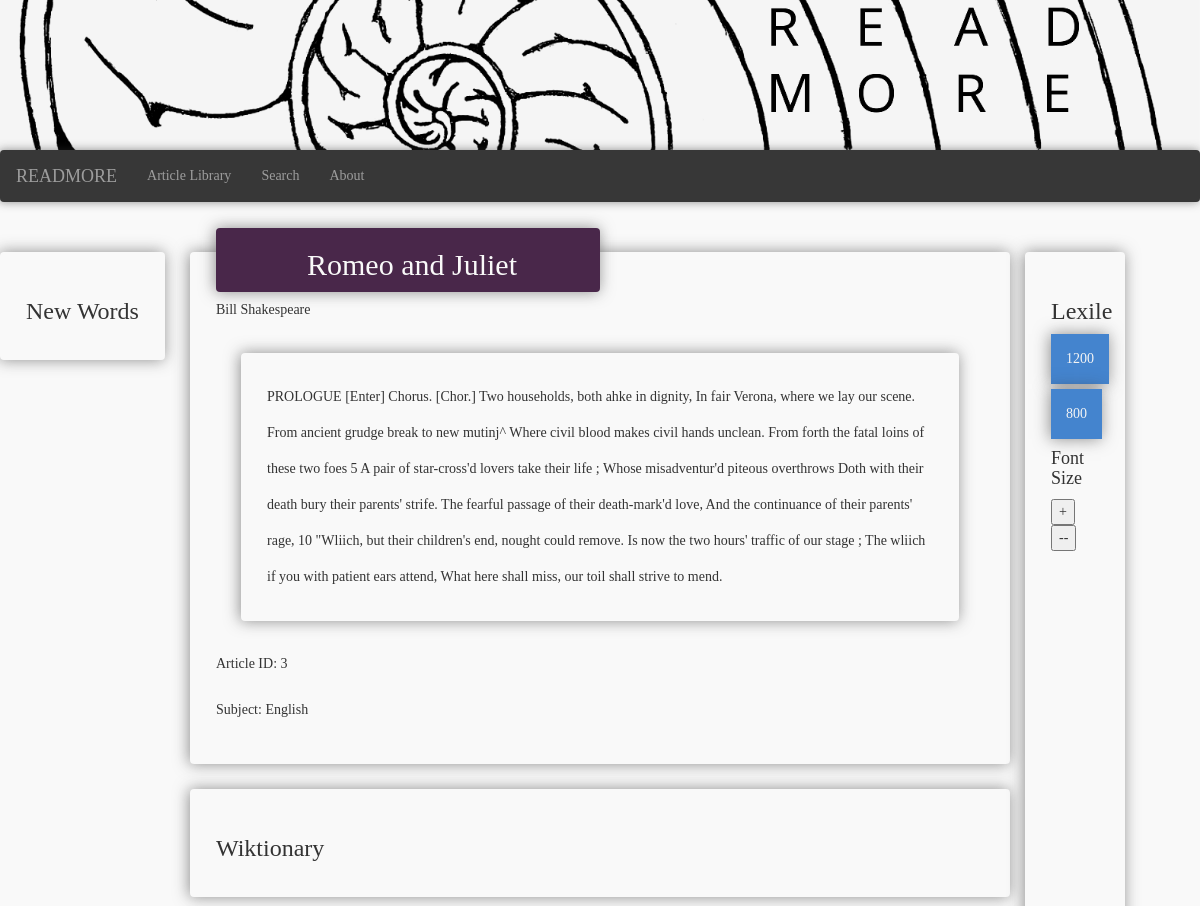
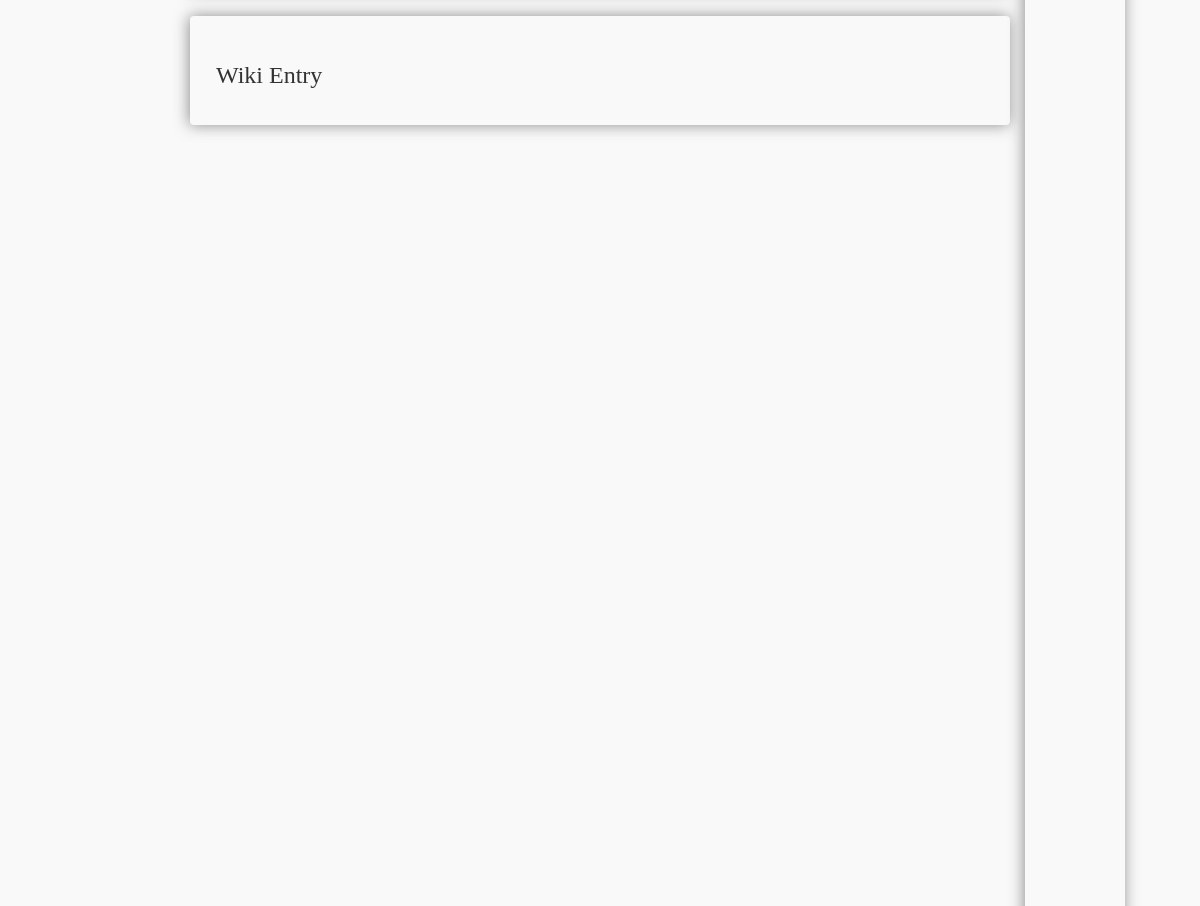
The app's page /3/reader/ with its own data (2 pictures, top to bottom).
### reader/models.py (models this page shows, shortened)
class Body(models.Model):
	article = models.ForeignKey(Article, related_name="bodies", on_delete=models.CASCADE)
	body = models.TextField()
	lexile = models.IntegerField()

class Article(models.Model):
	title = models.CharField(max_length=200)
	author = models.CharField(max_length=200)
	blurb = models.CharField(max_length=135)
	featured = models.BooleanField()
	subject = models.SlugField(max_length=50)

### reader/views.py (the view)
# urls.py: url(r'^(?P<article_id>[0-9]+)/reader/$', 'reader.views.reader', name="reader")
def reader(request, article_id):
	article = get_object_or_404(Article, pk=article_id)
	body = article.bodies.all()
	context = {
	'article' : article,
	'body' : body,
	}
	return render(request, "article.html", context)

### reader/templates/article.html (shortened to what this page needs)
{% extends 'base.html' %}
{%block library %}
	<div class="spacer">
	<div>
	<div class="well new-words left-side-bar">
				<h3>New Words</h3>
			</div>
	<div class="container-fluid article">
			<div class="well right-side-bar">
				<h3>Lexile</h3>
				 	{% for l in body %}
			 			<button type="button" class="lexile" id="lexile-{{l.lexile}}"> {{ l.lexile }}</button>
			 		{% endfor %}
			 	<h4> Font Size </h3>
			 	<button type="button" class="font">+</button>
			 	<button type="button" class="font-size--">--</button>
			 </div>
		<div class ="well">
		<div class = "feature well">
				<h1>{{ article.title }}</h1>
				</div>
				<p> {{ article.author }}</p>
				{% for b in body %}
				<p class = "lexile-picker well clickable" id="lexile-{{b.lexile}}"> {{ b.body }} </p>
				{% endfor %}
				<p> Article ID: {{ article.id }} </p>
				<p> Subject: {{ article.subject }} </p>
		</div>
		<div class="well">
			<h3>Wiktionary</h3>
		</div>
		<div class="well">
			<h3>Wiki Entry</h3>
		</div>
	</div>
	{% endblock %}

### reader/static/reader/style.css (style rules this page uses)
* { font-family: "Times New Roman", Times, serif; }
.well { padding: 25px; margin: 25px; background-color: #f9f9f9; border-color: transparent; -webkit-box-shadow: -1px 0px 15px 0px rgba(50, 50, 50, 0.54); -moz-box-shadow: -1px 0px 15px 0px rgba(50, 50, 50, 0.54); box-shadow: -1px 0px 15px 0px rgba(50, 50, 50, 0.54); }
h1 { font: 30px/30px Times, serif; text-align: center; }
body { background-color: #F9f9f9; }
.article { margin-left: 150px; margin-right: 150px; margin-top: 25px; }
p { font-size: 14px; line-height: 36px; }
button.lexile { background-color: #4484ce; color: #f4f4f4; border: none; padding: 15px 15px; text-align: center; text-decoration: none; font-size: 14px; display: list-item; margin: 5px; margin-left: auto; margin-right: auto; -webkit-box-shadow: -1px 0px 15px 0px rgba(50, 50, 50, 0.54); -moz-box-shadow: -1px 0px 15px 0px rgba(50, 50, 50, 0.54); box-shadow: -1px 0px 15px 0px rgba(50, 50, 50, 0.54); }
.right-side-bar { overflow-y: auto; position: absolute; height: 100%; right: 50px; width: 100px; }
.left-side-bar { overflow-y: auto; margin-left: -250px; left: 250px; position: fixed; z-index: 1000; }
.feature { background-color: #49274a; color: #f9f9f9; width: 50%; position: relative; text-align: center; line-height: 0px; padding: 1px 2px 1px 10px; margin: -50px 0 0 0px; }

### records on screen
Body: lexile "1200", body "PROLOGUE [Enter] Chorus. [Chor.] Two households, both ahke in dignity, In fair Verona, where we lay our scene. From ancient grudge break to new mutinj^ Where civil blood makes civil hands unclean. From forth the fatal loins of these two foes 5 A pair of star-cross'd lovers take their life ; Whose misadventur'd piteous overthrows Doth with their death bury their parents' strife. The fearful passage of their death-mark'd love, And the continuance of their parents' rage, 10 \"Wliich, but their children's end, nought could remove. Is now the two hours' traffic of our stage ; The wliich if you with patient ears attend, What here shall miss, our toil shall strive to mend."
Body: lexile "800"
Article: title "Romeo and Juliet", author "Bill Shakespeare", id "3", subject "English"
